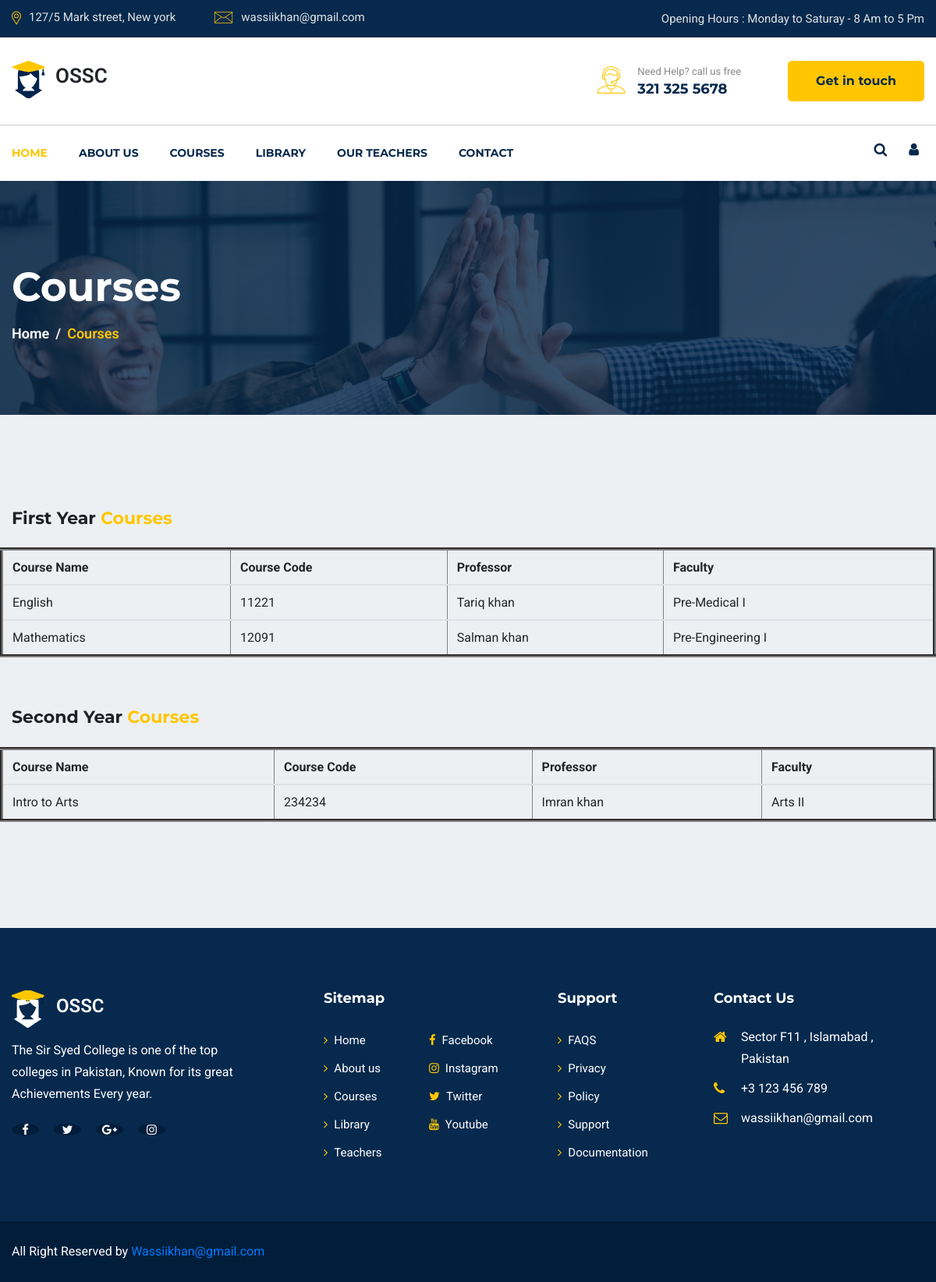
The page /courses_user.php on the database its author committed.
### tables this page shows
CREATE TABLE `courses` (
  `id` int(11) NOT NULL,
  `course_name` varchar(50) NOT NULL,
  `course_code` varchar(10) NOT NULL,
  `course_details` text NOT NULL,
  `course_class` set('Pre-Medical I','Pre-Medical II','Pre-Engineering I','Pre-Engineering II','Computer Science I','Computer Science II','Arts I','Arts II') NOT NULL,
  `professor_name` varchar(50) NOT NULL,
  `contact_number` varchar(11) NOT NULL,
  `image` varchar(255) NOT NULL,
  `date` date NOT NULL DEFAULT current_timestamp()
);

### courses_user.php (the view, shortened to what this page needs)
<!doctype php>
<php lang="en">
    <head>
        <link rel="stylesheet" href="./Styles/slick.css">
        <link rel="stylesheet" href="./Styles/animate.css">
        <link rel="stylesheet" href="./Styles/nice-select.css">
        <link rel="stylesheet" href="./Styles/jquery.nice-number.min.css">
        <link rel="stylesheet" href="./Styles/magnific-popup.css">
        <link rel="stylesheet" href="./Styles/bootstrap.min.css">
        <link rel="stylesheet" href="./Styles/font-awesome.min.css">
        <link rel="stylesheet" href="./Styles/default.css">
        <link rel="stylesheet" href="./Styles/style.css">
        <link rel="stylesheet" href="./Styles/responsive.css">
    </head>
    <body>
        <?php include("Common/navbar_user.php") ?>
        <section id="page-banner" class="pt-105 pb-110 bg_cover" data-overlay="8" style="height:300px ;background-image: url(Pictures/page-banner-1.jpg); ">
            <div class="container">
                <div class="row">
                    <div class="col-lg-12">
                        <div class="page-banner-cont">
                            <h2>Courses</h2>
                            <nav aria-label="breadcrumb">
                                <ol class="breadcrumb">
                                    <li class="breadcrumb-item"><a href="#">Home</a></li>
                                    <li id="activeID" class="breadcrumb-item active" aria-current="page">Courses</li>
                                </ol>
                            </nav>
                        </div>
                    </div>
                </div>
            </div>
        </section>
        <section id="courses-part" class="pt-120 pb-120 gray-bg">
            <div class="container">
                <div class="tab-content" id="myTabContent">
                    <div class="tab-pane fade show active" id="courses-grid" role="tabpanel" aria-labelledby="courses-grid-tab">
                        <h4 class="mb-4">First Year <span style="color:#ffc600;">Courses</span></h4>
                        <div class="row">
                            <table class="table" border="4">
                                <thead>
                                    <tr>
                                        <th scope="col">Course Name</th>
                                        <th scope="col">Course Code</th>
                                        <th scope="col">Professor</th>
                                        <th scope="col">Faculty</th>
                                    </tr>
                                </thead>
                                <?php
                                require_once "./php/connection.php";
                                $query = "SELECT * FROM `courses` WHERE `course_class` = 'Pre-Engineering I'
                            OR `course_class` = 'Pre-Engineering I'
                            OR `course_class` = 'Computer Science I'
                            OR `course_class` = 'Pre-Medical I'
                            OR `course_class` = 'Arts I' ";
                                $query_result = mysqli_query($con, $query);
                                $query_row = mysqli_num_rows($query_result);
                                if ($query_row > 0) {
                                    while ($fetched_record = mysqli_fetch_assoc($query_result)) {
                                ?>
                                        <tbody>
                                            <tr>
                                                <td><?php echo $fetched_record['course_name']; ?></td>
                                                <td><?php echo $fetched_record['course_code']; ?></td>
                                                <td><?php echo $fetched_record['professor_name']; ?></td>
                                                <td><?php echo $fetched_record['course_class']; ?></td>
                                            </tr>
                                        </tbody>
                                <?php
                                    }
                                } else {
                                    echo "No Record Found";
                                }
                                ?>
                            </table>
                        </div>
                    </div>
                </div>
            </div>
            <div class="container mt-5">
                <div class="tab-content" id="myTabContent">
                    <div class="tab-pane fade show active" id="courses-grid" role="tabpanel" aria-labelledby="courses-grid-tab">
                        <h4 class="mb-4">Second Year <span style="color:#ffc600;">Courses</span></h4>
                        <div class="row">
                            <table class="table" border="4">
                                <thead>
                                    <tr>
                                        <th scope="col">Course Name</th>
                                        <th scope="col">Course Code</th>
                                        <th scope="col">Professor</th>
                                        <th scope="col">Faculty</th>
                                    </tr>
                                </thead>
                                <?php
                                require_once "./php/connection.php";
                                $query = "SELECT * FROM `courses` WHERE `course_class` = 'Pre-Engineering II'
                            OR `course_class` = 'Computer Science II'
                            OR `course_class` = 'Pre-Medical II'
                            OR `course_class` = 'Arts II' ";
                                $query_result = mysqli_query($con, $query);
                                $query_row = mysqli_num_rows($query_result);
                                if ($query_row > 0) {
                                    while ($fetched_record = mysqli_fetch_assoc($query_result)) {
                                ?>
                                        <tbody>
                                            <tr>
                                                <td><?php echo $fetched_record['course_name']; ?></td>
                                                <td><?php echo $fetched_record['course_code']; ?></td>
                                                <td><?php echo $fetched_record['professor_name']; ?></td>
                                                <td><?php echo $fetched_record['course_class']; ?></td>
                                            </tr>
                                        </tbody>
                                <?php
                                    }
                                } else {
                                    echo "No Record Found";
                                }
                                ?>
                            </table>
                        </div>
                    </div>
                </div>
            </div>
        </section>
        <?php include("common/footer_user.php") ?>
    </body>
</php>

### Styles/default.css (style rules this page uses)
.mt-5 { margin-top: 5px; }
.pt-105 { padding-top: 105px; }
.pt-120 { padding-top: 120px; }
.pb-110 { padding-bottom: 110px; }
.pb-120 { padding-bottom: 120px; }
.gray-bg { background: #edf0f2; }
[data-overlay] { position: relative; }
[data-overlay]::before { background: #07294d none repeat scroll 0 0; content: ""; height: 100%; left: 0; position: absolute; top: 0; width: 100%; z-index: 1; }
[data-overlay="8"]::before { opacity: 0.8; }

### Styles/style.css (style rules this page uses)
body { font-family: 'Roboto', sans-serif; font-weight: 400; font-style: normal; -webkit-font-smoothing: antialiased; -moz-osx-font-smoothing: grayscale; }
i, span, a { display: inline-block; }
h1, h2, h3, h4, h5, h6 { font-family: 'Montserrat', sans-serif; font-weight: 700; color: #1d2025; margin: 0px; }
h2 { font-size: 36px; }
h4 { font-size: 22px; }
ul, ol { margin: 0px; padding: 0px; list-style-type: none; }
.bg_cover { background-position: center center; background-size: cover; background-repeat: no-repeat; width: 100%; height: 100%; }
.page-banner-cont { position: relative; z-index: 5; }
.page-banner-cont h2 { font-size: 52px; color: #fff; padding-bottom: 15px; }
.page-banner-cont .breadcrumb { margin: 0; background: none; padding: 0; }
.page-banner-cont .breadcrumb .breadcrumb-item { color: #ffc600; font-size: 18px; font-weight: 600; margin-bottom: 2px; }
.page-banner-cont .breadcrumb .breadcrumb-item a { color: #fff; }
.page-banner-cont .breadcrumb-item+.breadcrumb-item::before { color: #fff; content: "/"; font-size: 18px; }

### rows shown on the page
courses: course_name "English", course_code "11221", professor_name "Tariq khan", course_class "Pre-Medical I"
courses: course_name "Mathematics", course_code "12091", professor_name "Salman khan", course_class "Pre-Engineering I"
courses: course_name "Intro to Arts", course_code "234234", professor_name "Imran khan", course_class "Arts II"
